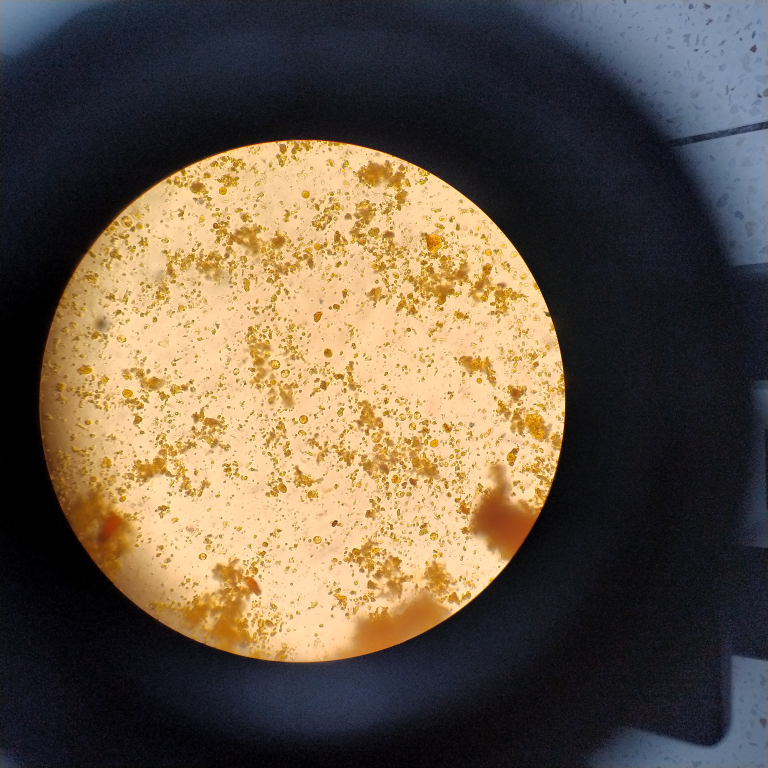
#> input picture imgExamples/Blast0.jpg, 3072 x 3072 px (shown at 1/4 size)
$ python -i contorCircle.py   (imports and definitions only)
#> lines starting #> are read from the running program, lines starting #| are printed output that depends on the picture; after the words box and inside, x2 and y2 are one past the last pixel; in counts of white or black regions, pixels touching at a corner belong together
#> further down, picture is the input picture: PIL image 3072x3072 RGB; mean R, G, B 101.6, 87.2, 70.6
import cv2
import numpy as np
from PIL import Image

ANALYSIS_SIDE = 768  # tamaño de trabajo para encontrar el campo


def segment_field(imagen_pil):
    """Recorta automáticamente el campo circular del ocular del microscopio.

    Si la foto se tomó a través del ocular (campo iluminado rodeado de zona
    oscura: tubo, cámara, mesa), se detecta el círculo, se pone en negro todo
    lo que queda fuera y se recorta al campo. Si la imagen ya es un campo
    completo (sin borde oscuro), se devuelve tal cual.

    Devuelve (imagen_PIL_RGB, se_recorto: bool).
    """
    rgb = np.array(imagen_pil.convert("RGB"))
    H, W = rgb.shape[:2]
    scale = ANALYSIS_SIDE / max(H, W)
    small = cv2.resize(rgb, (max(1, int(W * scale)), max(1, int(H * scale))), interpolation=cv2.INTER_AREA)
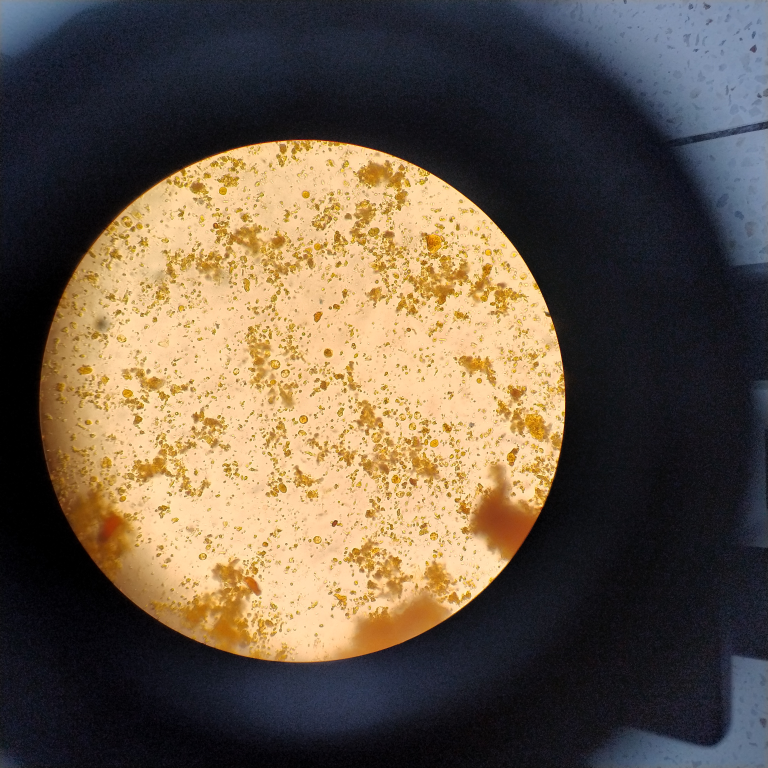
#> small: shape (768, 768, 3); mean R, G, B 101.6, 87.2, 70.6
    h, w = small.shape[:2]

    # Brillo: el campo iluminado es la región clara más grande
    gray = cv2.cvtColor(small, cv2.COLOR_RGB2GRAY)
    gray = cv2.GaussianBlur(gray, (0, 0), 3)
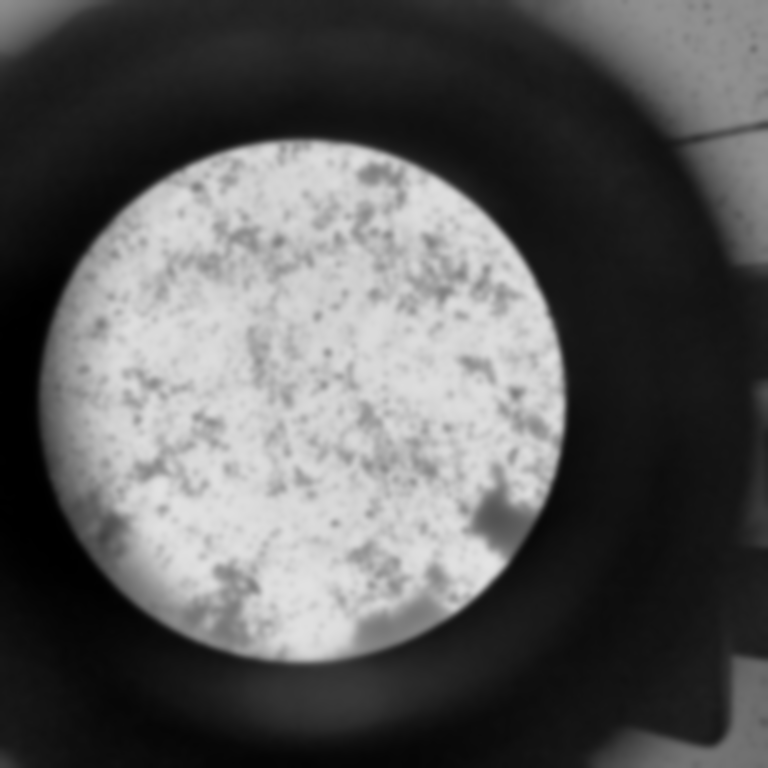
#> gray: shape (768, 768); min 0, max 227, mean 89.6
    otsu, mask = cv2.threshold(gray, 0, 255, cv2.THRESH_BINARY + cv2.THRESH_OTSU)
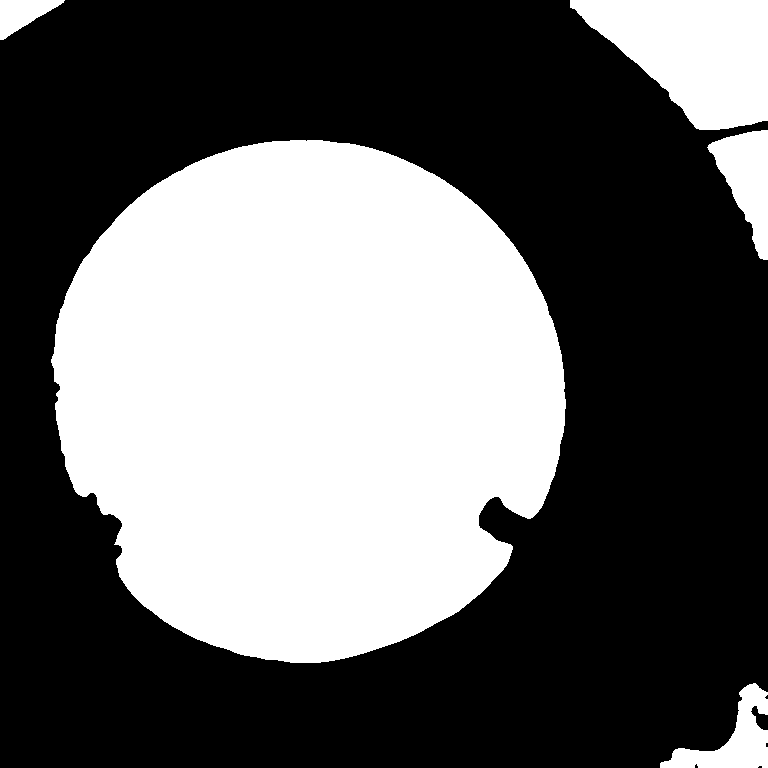
#> mask: shape (768, 768); 39.7% white; 5 white regions, box (x1, y1, x2, y2) and area: (51, 140, 566, 663) 207744, (570, 0, 768, 130) 17066, (707, 130, 768, 260) 4229, (660, 683, 768, 768) 3644, (0, 0, 65, 40) 1396
#> otsu = 105

    # Si casi no hay contraste entre "claro" y "oscuro", no hay borde de ocular
    bright_mean = gray[mask > 0].mean() if (mask > 0).any() else 0
#> bright_mean = 184.8
    dark_mean = gray[mask == 0].mean() if (mask == 0).any() else 255
#> dark_mean = 26.94
    if bright_mean - dark_mean < 45:
        return Image.fromarray(rgb), False

    mask = cv2.morphologyEx(mask, cv2.MORPH_CLOSE, np.ones((9, 9), np.uint8))
#> mask: shape (768, 768); 39.8% white; 4 white regions
    contours, _ = cv2.findContours(mask, cv2.RETR_EXTERNAL, cv2.CHAIN_APPROX_SIMPLE)
#> contours = 4 contours; box (x1, y1, x2, y2) and area: (51, 140, 566, 663) 207035, (570, 0, 768, 260) 21222, (660, 683, 768, 768) 3566, (0, 0, 65, 40) 1311
    if not contours:
        return Image.fromarray(rgb), False
    largest = max(contours, key=cv2.contourArea)
#> largest = contour of 779 points, box (x1, y1, x2, y2) (51, 140, 566, 663), area 207035
    area = cv2.contourArea(largest)
#> area = 207035
    (cx, cy), r = cv2.minEnclosingCircle(largest)
#> cx = 303.1; cy = 400.5; r = 262.1

    # Debe parecerse a un círculo: ocupa buena parte de su círculo envolvente
    circle_area = np.pi * r * r
#> circle_area = 215794.1
    fill = area / circle_area if circle_area else 0
#> fill = 0.959
    frac = area / (h * w)
#> frac = 0.351
    # La zona fuera del círculo debe ser mayoritariamente oscura
    outside = np.ones((h, w), np.uint8)
    cv2.circle(outside, (int(cx), int(cy)), int(r), 0, -1)
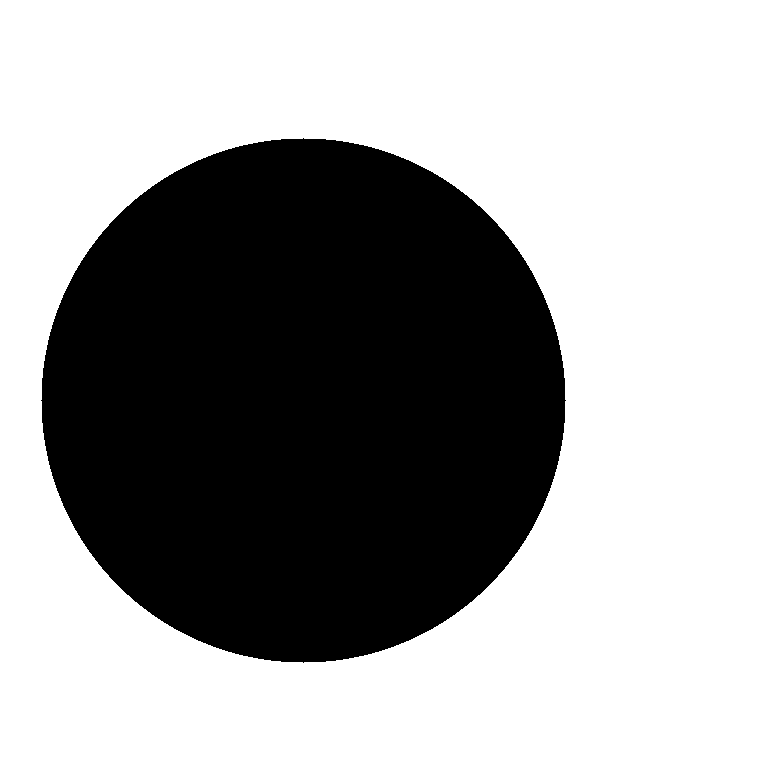
#> outside: shape (768, 768); values 0 (black) and 1 (white), 63.4% white; 1 black region, box (x1, y1, x2, y2) and area: (41, 138, 566, 663) 215605
    out_dark = (gray[outside > 0] < otsu).mean() if (outside > 0).any() else 0
#> out_dark = 0.928

    if fill < 0.72 or not (0.08 <= frac <= 0.92) or out_dark < 0.6:
        return Image.fromarray(rgb), False

    # Círculo a resolución completa, ligeramente reducido para quitar el borde difuso
    CX, CY, R = cx / scale, cy / scale, r / scale * 0.985
#> CX = 1212.3; CY = 1601.8; R = 1032.6
    full_mask = np.zeros((H, W), np.uint8)
    cv2.circle(full_mask, (int(round(CX)), int(round(CY))), int(round(R)), 255, -1)
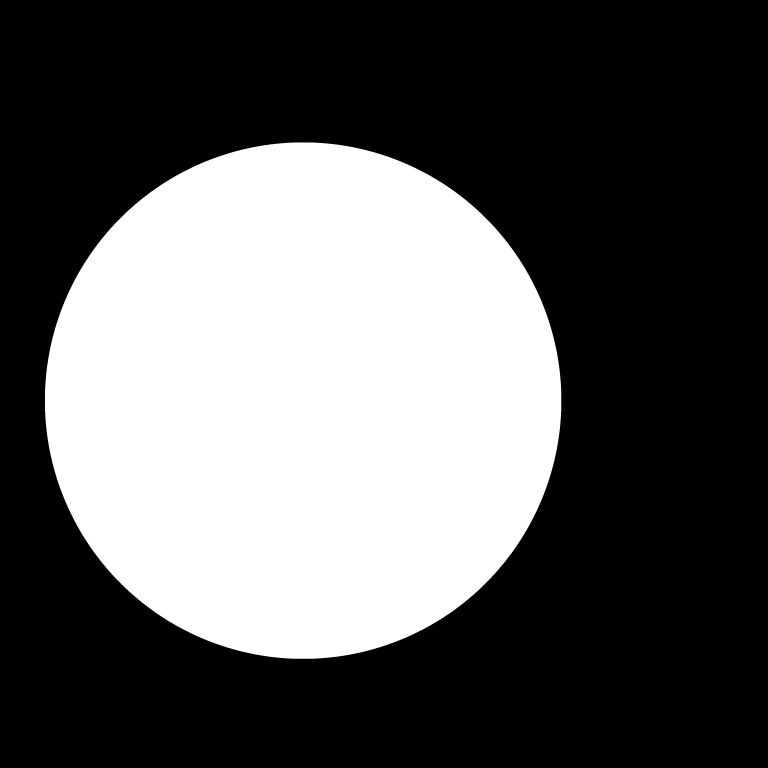
#> full_mask: shape (3072, 3072) (shown at 1/4 size); 35.5% white; 1 white region, box (x1, y1, x2, y2) and area: (179, 569, 2246, 2636) 3352245
    out = cv2.bitwise_and(rgb, rgb, mask=full_mask)
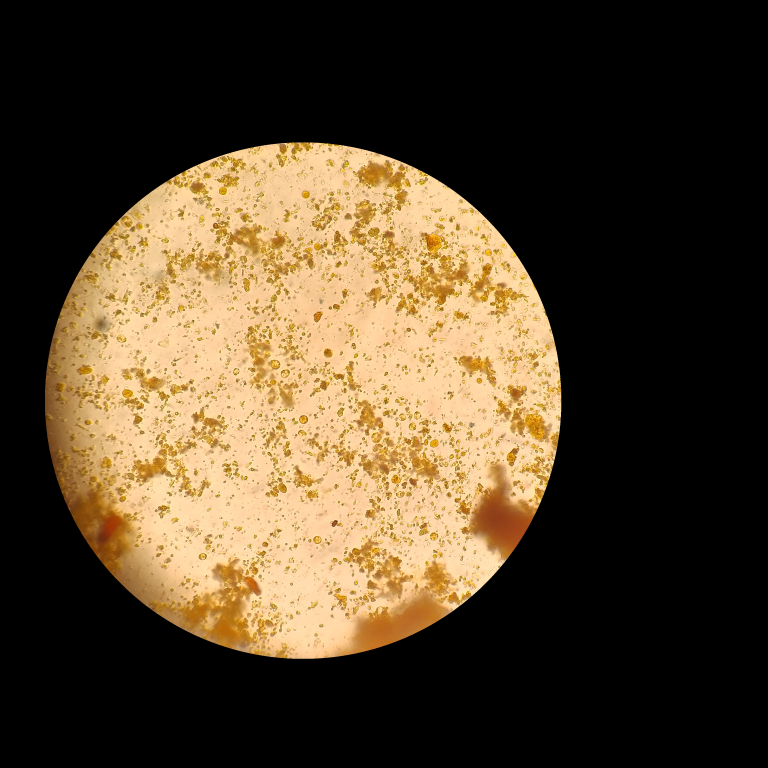
#> out: shape (3072, 3072, 3) (shown at 1/4 size); mean R, G, B 81.3, 65.5, 43.2
    x0, y0 = max(0, int(CX - R)), max(0, int(CY - R))
#> x0 = 179; y0 = 569
    x1, y1 = min(W, int(CX + R) + 1), min(H, int(CY + R) + 1)
#> x1 = 2245; y1 = 2635
    return Image.fromarray(out[y0:y1, x0:x1]), True


def countourCircle(imagenPil, umbralMen=None):
    """Compatibilidad con el código anterior: ahora el recorte es automático."""
    return segment_field(imagenPil)[0]

>>> from PIL import Image
>>> picture = Image.open('imgExamples/Blast0.jpg')
>>> result = segment_field(picture)

$ run again, on imgExamples/ascLum0.jpg
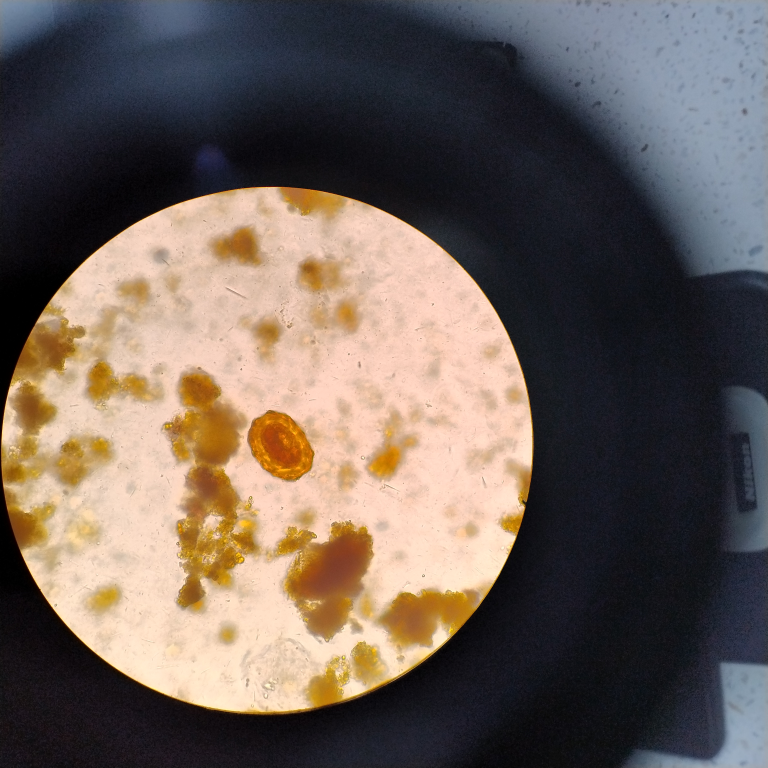
#> input picture imgExamples/ascLum0.jpg, 3072 x 3072 px (shown at 1/4 size)
#> picture is the input picture: PIL image 3072x3072 RGB; mean R, G, B 108.9, 96.5, 88.9
#> in segment_field, `otsu, mask = cv2.threshold(gray, 0, 255, cv2.THRESH_BINARY + cv2.THRES..`:
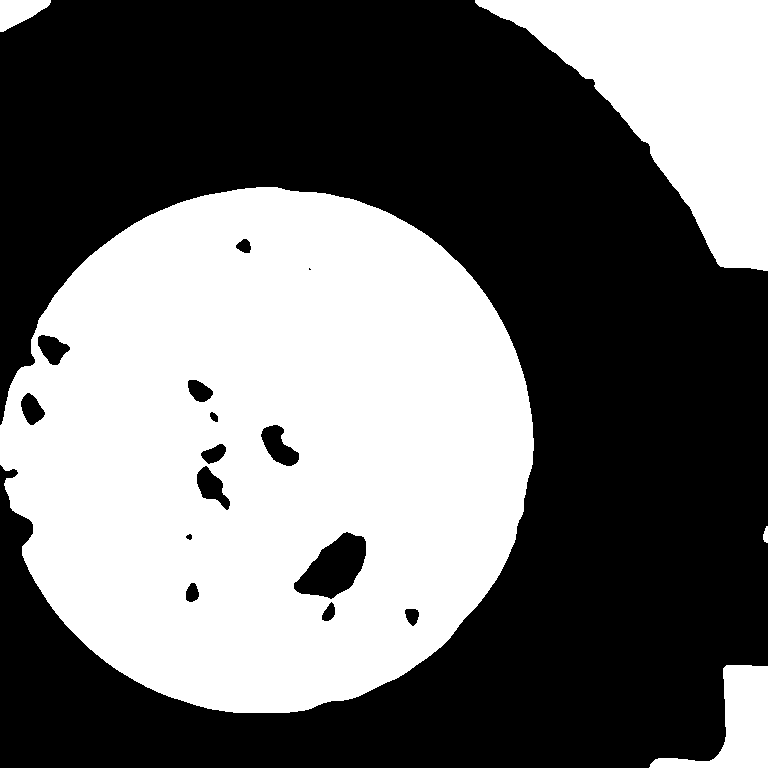
#> mask: shape (768, 768); 43.5% white; 5 white regions, box (x1, y1, x2, y2) and area: (0, 187, 534, 713) 211766, (475, 0, 768, 271) 38649, (649, 665, 768, 768) 5170, (0, 0, 51, 32) 1001, (763, 526, 768, 543) 65
#> otsu = 109
#> bright_mean = 187.1
#> dark_mean = 31.81
#> contours = 5 contours; box (x1, y1, x2, y2) and area: (0, 187, 534, 713) 218113, (475, 0, 768, 271) 38190, (649, 665, 768, 768) 4959, (0, 0, 51, 32) 933, (763, 526, 768, 543) 46
#> largest = contour of 739 points, box (x1, y1, x2, y2) (0, 187, 534, 713), area 218113
#> area = 218113
#> cx = 265.2; cy = 446.5; r = 268
#> circle_area = 225585.8
#> fill = 0.967
#> frac = 0.37
#> outside: shape (768, 768); values 0 (black) and 1 (white), 62% white; 1 black region, box (x1, y1, x2, y2) and area: (0, 179, 533, 714) 223877
#> out_dark = 0.875
#> CX = 1060.7; CY = 1786; R = 1055.8
#> full_mask: shape (3072, 3072); 37.1% white; 1 white region, box (x1, y1, x2, y2) and area: (5, 730, 2118, 2843) 3503233
#> in segment_field, `out = cv2.bitwise_and(rgb, rgb, mask=full_mask)`:
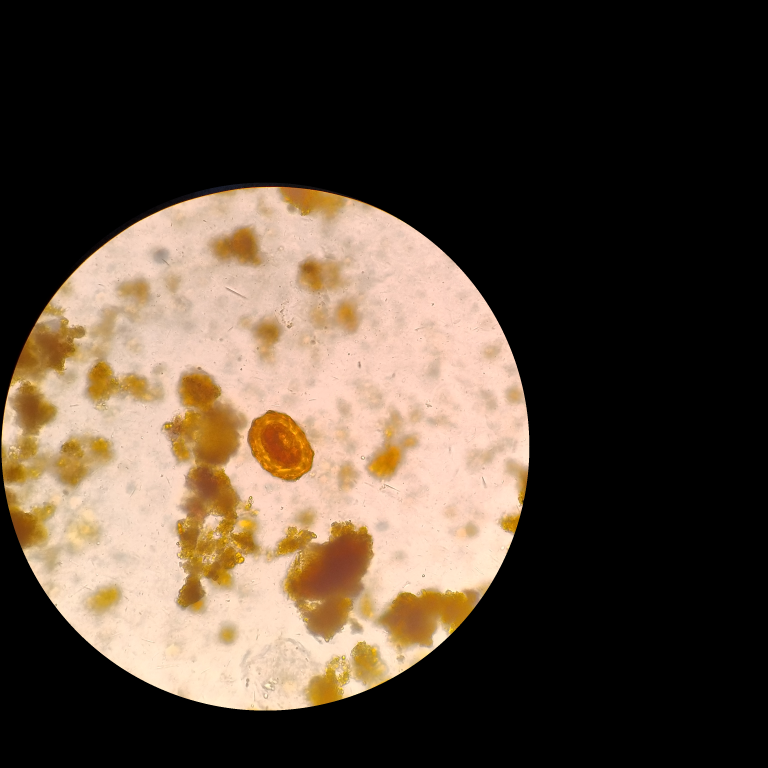
#> out: shape (3072, 3072, 3) (shown at 1/4 size); mean R, G, B 83, 68.6, 55.2
#> x0 = 4; y0 = 730
#> x1 = 2117; y1 = 2842
